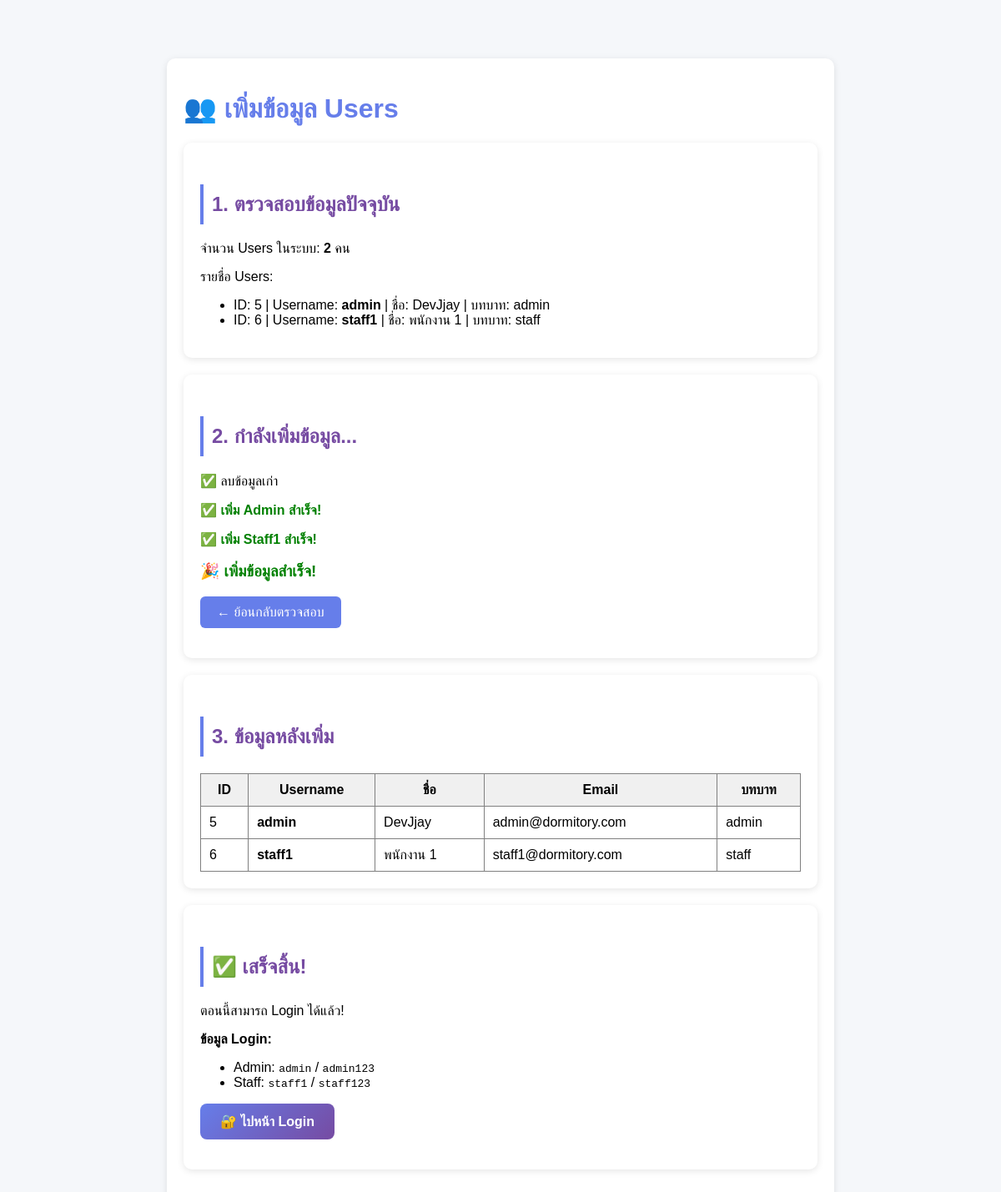
Screenshot of /insert-users.php?add=1 with the database file from the repository.
### tables this page shows
CREATE TABLE users (
    user_id INTEGER PRIMARY KEY AUTOINCREMENT,
    username TEXT UNIQUE NOT NULL,
    password TEXT NOT NULL,
    full_name TEXT NOT NULL,
    email TEXT,
    role TEXT DEFAULT 'staff' CHECK(role IN ('admin', 'staff')),
    created_at DATETIME DEFAULT CURRENT_TIMESTAMP,
    last_login DATETIME,
    is_active INTEGER DEFAULT 1
, avatar TEXT, phone TEXT, department TEXT);

### insert-users.php (the view, shortened to what this page needs)
<?php
echo "<!DOCTYPE html><html><head><meta charset='UTF-8'><title>Insert Users</title>";
echo "<style>
body { font-family: 'Sarabun', Arial, sans-serif; max-width: 800px; margin: 30px auto; padding: 20px; background: #f5f7fa; }
h1 { color: #667eea; }
h2 { color: #764ba2; margin-top: 30px; padding: 10px; background: white; border-left: 4px solid #667eea; }
.success { color: green; font-weight: bold; }
.error { color: red; font-weight: bold; }
.box { background: white; padding: 20px; border-radius: 10px; margin: 20px 0; box-shadow: 0 2px 8px rgba(0,0,0,0.1); }
pre { background: #2d2d2d; color: #f8f8f2; padding: 15px; border-radius: 8px; overflow-x: auto; }
</style></head><body>";
echo "<div class='box'>";
echo "<h1>👥 เพิ่มข้อมูล Users</h1>";
$db = Database::getInstance();
echo "<div class='box'>";
echo "<h2>1. ตรวจสอบข้อมูลปัจจุบัน</h2>";
$result = $db->query("SELECT COUNT(*) as count FROM users");
$row = $result->fetchArray(SQLITE3_ASSOC);
echo "<p>จำนวน Users ในระบบ: <strong>{$row['count']}</strong> คน</p>";
if ($row['count'] > 0) {
    echo "<p>รายชื่อ Users:</p>";
    $result = $db->query("SELECT user_id, username, full_name, role FROM users");
    echo "<ul>";
    while ($user = $result->fetchArray(SQLITE3_ASSOC)) {
        echo "<li>ID: {$user['user_id']} | Username: <strong>{$user['username']}</strong> | ชื่อ: {$user['full_name']} | บทบาท: {$user['role']}</li>";
    }
    echo "</ul>";
}
echo "</div>";
if (isset($_GET['add'])) {
    echo "<div class='box'>";
    echo "<h2>2. กำลังเพิ่มข้อมูล...</h2>";
    $db->exec("DELETE FROM users");
    echo "<p>✅ ลบข้อมูลเก่า</p>";
    echo "<p class='success'>✅ เพิ่ม Admin สำเร็จ!</p>";
    echo "<p class='success'>✅ เพิ่ม Staff1 สำเร็จ!</p>";
    echo "<h3 style='color: green;'>🎉 เพิ่มข้อมูลสำเร็จ!</h3>";
    echo "<p><a href='?' style='display: inline-block; padding: 10px 20px; background: #667eea; color: white; text-decoration: none; border-radius: 6px;'>← ย้อนกลับตรวจสอบ</a></p>";
    echo "</div>";
    echo "<div class='box'>";
    echo "<h2>3. ข้อมูลหลังเพิ่ม</h2>";
    $result = $db->query("SELECT user_id, username, full_name, email, role FROM users");
    echo "<table border='1' cellpadding='10' style='border-collapse: collapse; width: 100%;'>";
    echo "<tr style='background: #f0f0f0;'><th>ID</th><th>Username</th><th>ชื่อ</th><th>Email</th><th>บทบาท</th></tr>";
    while ($user = $result->fetchArray(SQLITE3_ASSOC)) {
        echo "<tr>";
        echo "<td>{$user['user_id']}</td>";
        echo "<td><strong>{$user['username']}</strong></td>";
        echo "<td>{$user['full_name']}</td>";
        echo "<td>{$user['email']}</td>";
        echo "<td>{$user['role']}</td>";
        echo "</tr>";
    }
    echo "</table>";
    echo "</div>";
    echo "<div class='box'>";
    echo "<h2>✅ เสร็จสิ้น!</h2>";
    echo "<p>ตอนนี้สามารถ Login ได้แล้ว!</p>";
    echo "<p><strong>ข้อมูล Login:</strong></p>";
    echo "<ul>";
    echo "<li>Admin: <code>admin</code> / <code>admin123</code></li>";
    echo "<li>Staff: <code>staff1</code> / <code>staff123</code></li>";
    echo "</ul>";
    echo "<p><a href='auth/login.php' style='display: inline-block; padding: 12px 24px; background: linear-gradient(135deg, #667eea 0%, #764ba2 100%); color: white; text-decoration: none; border-radius: 8px; font-weight: 600;'>🔐 ไปหน้า Login</a></p>";
    echo "</div>";
}
echo "</body></html>";
?>

### insert-users.php (style rules this page uses)
body { font-family: 'Sarabun', Arial, sans-serif; max-width: 800px; margin: 30px auto; padding: 20px; background: #f5f7fa; }
h1 { color: #667eea; }
h2 { color: #764ba2; margin-top: 30px; padding: 10px; background: white; border-left: 4px solid #667eea; }
.success { color: green; font-weight: bold; }
.box { background: white; padding: 20px; border-radius: 10px; margin: 20px 0; box-shadow: 0 2px 8px rgba(0,0,0,0.1); }

### rows the page displays
users: user_id "5", username "admin", full_name "DevJjay", role "admin", email "admin@dormitory.com"
users: user_id "6", username "staff1", full_name "พนักงาน 1", role "staff", email "staff1@dormitory.com"

### other values shown
$row['count'] "2"
